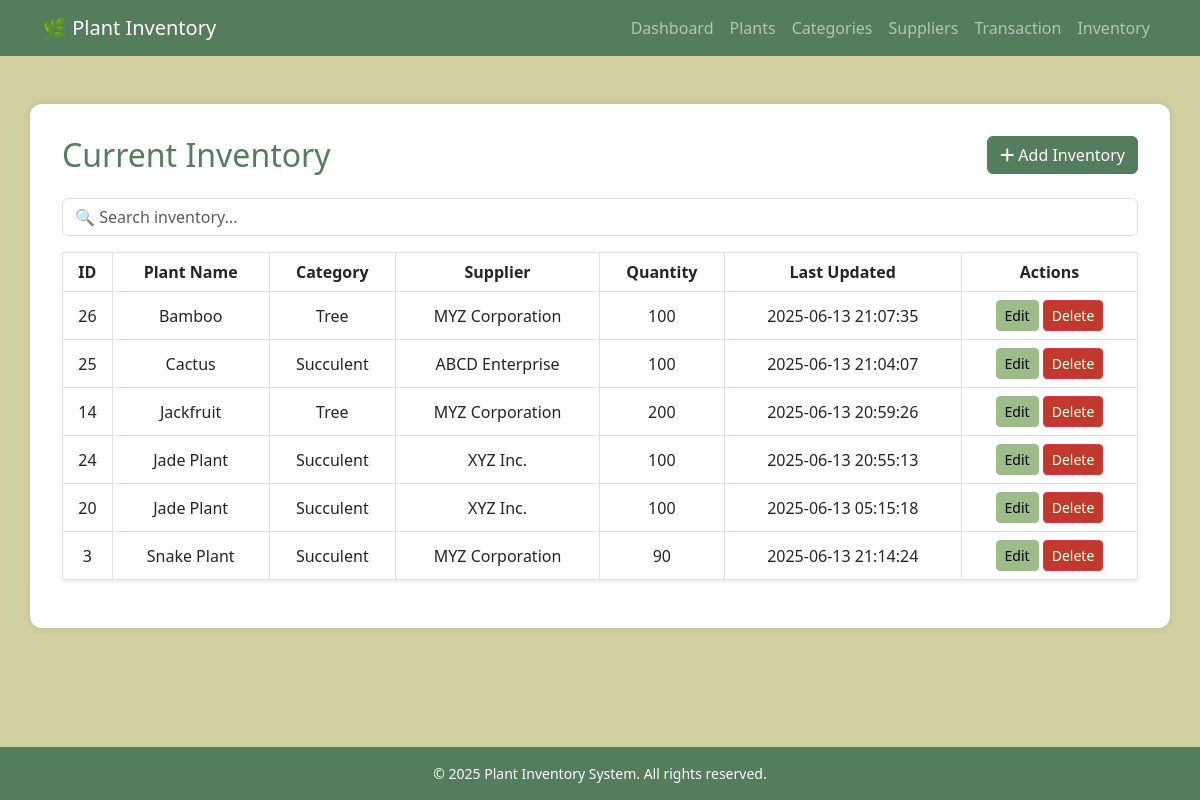
The app's page /manage_inventory.php (signed in) with its own data.
### tables this page shows
CREATE TABLE `inventory` (
  `InventoryID` int(11) NOT NULL,
  `PlantID` int(11) NOT NULL,
  `SupplierID` int(11) NOT NULL,
  `inv_quantity` int(11) NOT NULL,
  `LastUpdated` datetime NOT NULL DEFAULT current_timestamp()
);

CREATE TABLE `plants` (
  `PlantID` int(11) NOT NULL,
  `Name` varchar(255) NOT NULL,
  `ScientificName` varchar(255) NOT NULL,
  `Location` varchar(255) NOT NULL,
  `LastUpdated` datetime NOT NULL DEFAULT current_timestamp(),
  `ImagePath` longblob NOT NULL,
  `category_id` int(11) DEFAULT NULL
);

CREATE TABLE `category` (
  `category_id` int(11) NOT NULL,
  `category_name` varchar(50) NOT NULL
);

CREATE TABLE `suppliers` (
  `SupplierID` int(11) NOT NULL,
  `Name` varchar(255) NOT NULL,
  `ContactEmail` varchar(255) NOT NULL,
  `PhoneNumber` varchar(15) NOT NULL
);

### manage_inventory.php (the view, shortened to what this page needs)
<?php
include 'navbar.php';
include 'auth.php';
$sql = "SELECT
            i.InventoryID,
            p.Name AS plant_name,
            c.category_name,
            s.Name AS supplier_name,
            i.inv_quantity,
            i.LastUpdated
        FROM inventory i
        INNER JOIN plants p ON i.PlantID = p.PlantID
        INNER JOIN suppliers s ON i.SupplierID = s.SupplierID
        LEFT JOIN category c ON p.category_id = c.category_id
        ORDER BY p.Name ASC";
$result = $conn->query($sql);
?>
<!DOCTYPE html>
<html lang="en">
<head>
    <link href="https://cdn.jsdelivr.net/npm/bootstrap@5.3.0/dist/css/bootstrap.min.css" rel="stylesheet">
    <link rel="stylesheet" href="https://cdnjs.cloudflare.com/ajax/libs/font-awesome/6.0.0-beta3/css/all.min.css">
</head>
<body>
<main>
    <div class="container main">
        <div class="d-flex justify-content-between align-items-center mb-4">
            <h2 class="mb-0">Current Inventory</h2>
            <a href="add_inventory.php" class="btn btn-success"><i class="fa-solid fa-plus"></i> Add Inventory</a>
        </div>
        <div class="row mb-3">
            <div class="col-12">
                <input type="text" id="searchInput" class="form-control" placeholder="🔍 Search inventory...">
            </div>
        </div>
        <table class="table table-bordered text-center align-middle shadow-sm">
            <thead>
                <tr>
                    <th>ID</th>
                    <th>Plant Name</th>
                    <th>Category</th>
                    <th>Supplier</th>
                    <th>Quantity</th>
                    <th>Last Updated</th>
                    <th>Actions</th>
                </tr>
            </thead>
            <tbody>
                <?php if ($result && $result->num_rows > 0): ?>
                    <?php $i = 1; while ($row = $result->fetch_assoc()): ?>
                        <tr>
                            <td><?= htmlspecialchars($row['InventoryID']) ?></td>
                            <td><?= htmlspecialchars($row['plant_name']) ?></td>
                            <td><?= htmlspecialchars($row['category_name'] ?? 'Uncategorized') ?></td>
                            <td><?= htmlspecialchars($row['supplier_name']) ?></td>
                            <td><?= htmlspecialchars($row['inv_quantity']) ?></td>
                            <td><?= htmlspecialchars($row['LastUpdated']) ?></td>
                            <td>
                                <a href="edit_inventory.php?id=<?= $row['InventoryID'] ?>" class="btn btn-sm btn-warning">Edit</a>
                                <button type="button" class="btn btn-sm btn-danger" data-bs-toggle="modal" data-bs-target="#deleteModal<?= $row['InventoryID'] ?>">
                                    Delete
                                </button>
                            </td>
                        </tr>
                    <?php endwhile; ?>
                <?php else: ?>
                    <tr><td colspan="7">No inventory records found.</td></tr>
                <?php endif; ?>
            </tbody>
        </table>
    </div>
</main>
<?php include 'footer.php'; ?>
</body>
</html>

### manage_inventory.php (style rules this page uses)
html, body { height: 100%; }
body { background-color: #D2D0A0; font-family: 'Segoe UI', sans-serif; display: flex; flex-direction: column; min-height: 100vh; }
main { flex: 1; }
.container.main { background: white; margin-top: 3rem; padding: 2rem; border-radius: 12px; box-shadow: 0 0 10px rgba(0,0,0,0.1); }
h2 { color: #537D5D; }
.table thead { background-color: #73946B; color: white; }
.btn-success { background-color: #537D5D; border-color: #537D5D; }
.btn-warning { background-color: #9EBC8A; border-color: #9EBC8A; color: black; }
.btn-danger { background-color: #C0392B; }

### records on screen
inventory: InventoryID "26", PlantID.Name "Bamboo", category.category_name "Tree", SupplierID.Name "MYZ Corporation", inv_quantity "100", LastUpdated "2025-06-13 21:07:35"
inventory: InventoryID "25", PlantID.Name "Cactus", category.category_name "Succulent", SupplierID.Name "ABCD Enterprise", inv_quantity "100", LastUpdated "2025-06-13 21:04:07"
inventory: InventoryID "14", PlantID.Name "Jackfruit", category.category_name "Tree", SupplierID.Name "MYZ Corporation", inv_quantity "200", LastUpdated "2025-06-13 20:59:26"
inventory: InventoryID "24", PlantID.Name "Jade Plant", category.category_name "Succulent", SupplierID.Name "XYZ Inc.", inv_quantity "100", LastUpdated "2025-06-13 20:55:13"
inventory: InventoryID "20", PlantID.Name "Jade Plant", category.category_name "Succulent", SupplierID.Name "XYZ Inc.", inv_quantity "100", LastUpdated "2025-06-13 05:15:18"
inventory: InventoryID "3", PlantID.Name "Snake Plant", category.category_name "Succulent", SupplierID.Name "MYZ Corporation", inv_quantity "90", LastUpdated "2025-06-13 21:14:24"
